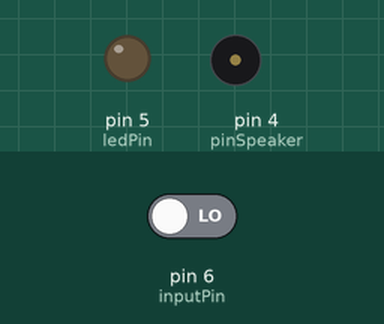
Bench run of a sketch on a simulated Arduino Uno, built with avr-gcc and run on an emulated ATmega328P. Shown: output pins drawn as LEDs (lit = HIGH), buzzer (waves = sounding). Inputs (shaded band) come from the test bench; at power-on: pin 6 (inputPin) LOW.

Above: at 1.4 s.
1.5 s: pin 6 (inputPin) driven HIGH
At 2.0 s:
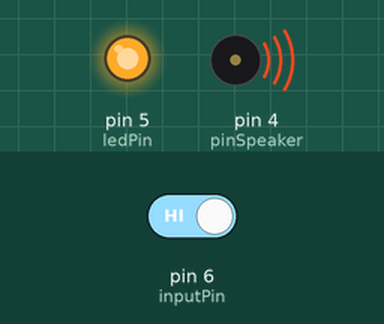
Timing chart, 0 to 10.5 s (numbered marks = the images above; inputs shaded):
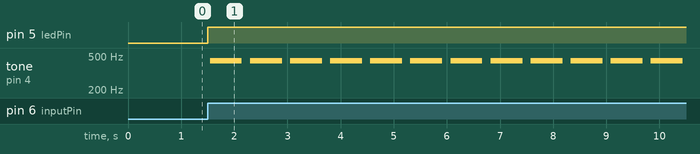

Measured:
- after the input at 1.5 s, pin 5 (ledPin): LOW → HIGH at once; tone on pin 4 (pinSpeaker): alternates 439 Hz for 0.60 s and silent for 0.15 s, starting after 0.05 s

The sketch:

PIR_sensor_blake.ino
```cpp
// Uses a PIR sensor to detect movement, buzzes a buzzer

int ledPin = 5;                // choose the pin for the LED
int inputPin = 6;               // choose the input pin (for PIR sensor)
int pirState = LOW;             // we start, assuming no motion detected
int val = 0;                    // variable for reading the pin status
int pinSpeaker = 4;           //Set up a speaker on a PWM pin (digital 9, 10, or 11)

void setup() {
  pinMode(ledPin, OUTPUT);      // declare LED as output
  pinMode(inputPin, INPUT);     // declare sensor as input
  pinMode(pinSpeaker, OUTPUT);
}

void loop(){
  val = digitalRead(inputPin);  // read input value

  if (val == HIGH) {            // check if the input is HIGH
    digitalWrite(ledPin, HIGH); // turn LED ON
    playTone(600, 440);
    delay(150);
    if (pirState == LOW) {
      pirState = HIGH;          // update current state of PIR
    }
  } else {
      digitalWrite(ledPin, LOW); // turn LED off
      playTone(0, 0);
      delay(300);
      if (pirState == HIGH){
        pirState = LOW;        // update current state of PIR
    }
  }
}
//  duration in mSecs, frequency in hertz
void playTone(long duration, int freq) {
    duration *= 1000;
    int period = (1.0 / freq) * 1000000;
    long elapsed_time = 0;
    while (elapsed_time < duration) {
        digitalWrite(pinSpeaker,HIGH);
        delayMicroseconds(period / 2);
        digitalWrite(pinSpeaker, LOW);
        delayMicroseconds(period / 2);
        elapsed_time += (period);
    }
}
```
